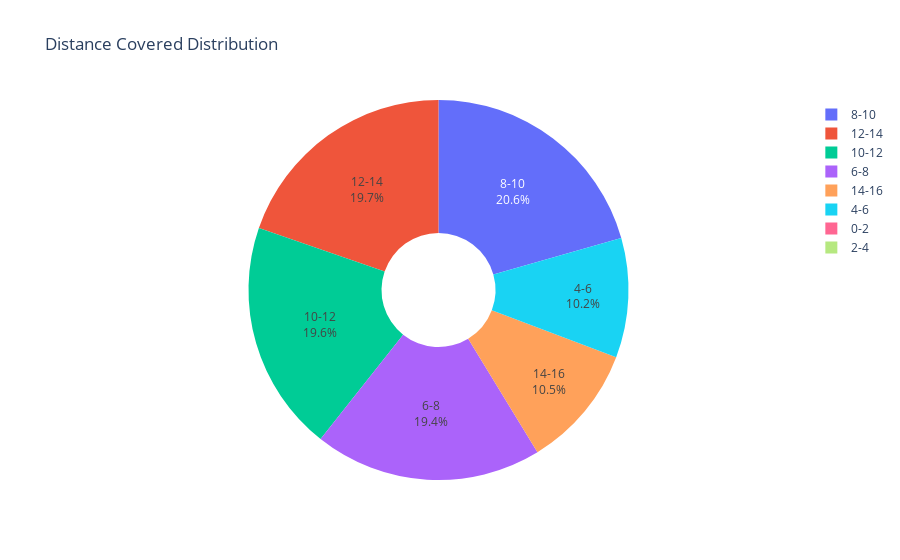

Write notebook code for a chart like this one.
### Code cell
import pandas as pd
import plotly.express as px

# Assuming df is your DataFrame and it has the 'DistanceCovered' column

# Define the bins and labels for Distance Covered with a bin size of 2 up to 16
bins = [i for i in range(0, 18, 2)]
labels = [f'{bins[i]}-{bins[i+1]}' for i in range(len(bins)-1)]

# Create a new column to categorize DistanceCovered into bins
df['DistanceCoveredBins'] = pd.cut(df['DistanceCovered'], bins=bins, labels=labels, include_lowest=True)

# Calculate the count of DistanceCovered values in each bin
distance_covered_counts = df['DistanceCoveredBins'].value_counts().sort_index()

# Create a pie chart using Plotly
fig = px.pie(values=distance_covered_counts, names=distance_covered_counts.index,
             title='Distance Covered Distribution',
             labels={'index': 'Distance Covered (km)', 'value': 'Percentage'})

# Update layout for better visualization
fig.update_traces(textinfo='percent+label', textposition='inside', hole=.3)

# Show the plot
fig.show()

### Figure 1 — Plotly figure (JSON) as saved in the notebook; plotly's stock layout.template omitted (floating-point values rounded to 4 significant figures)
{"data": [{"domain": {"x": [0, 1], "y": [0, 1]}, "hole": 0.3, "hovertemplate": "label=%{label}<br>value=%{value}<extra></extra>", "labels": ["0-2", "2-4", "4-6", "6-8", "8-10", "10-12", "12-14", "14-16"], "legendgroup": "", "name": "", "showlegend": true, "textinfo": "percent+label", "textposition": "inside", "type": "pie", "values": [0, 0, 1690, 3222, 3425, 3264, 3278, 1749]}], "layout": {"legend": {"tracegroupgap": 0}, "title": {"text": "Distance Covered Distribution"}}}
